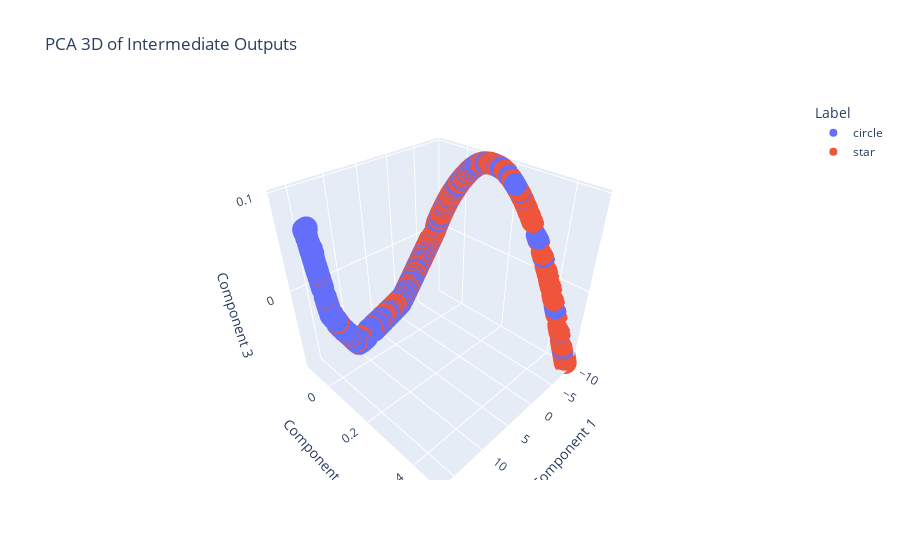

The notebook cell saved with this chart:
### Code cell
pca = PCA(n_components=3)
pca_3d = pca.fit_transform(intermediate)
pca_df = pd.DataFrame(pca_3d, columns=["Component 1", "Component 2", "Component 3"])
pca_df["Label"] = labels

fig_pca = px.scatter_3d(
    pca_df,
    x="Component 1",
    y="Component 2",
    z="Component 3",
    color="Label",
    title="PCA 3D of Intermediate Outputs",
)
fig_pca.show()

### Figure 1 — Plotly figure (JSON) as saved in the notebook; plotly's stock layout.template omitted (floating-point values rounded to 4 significant figures; data arrays with more than 128 entries replaced by an {"elided": "..."} marker saying what was removed)
{"data": [{"hovertemplate": "Label=circle<br>Component 1=%{x}<br>Component 2=%{y}<br>Component 3=%{z}<extra></extra>", "legendgroup": "circle", "marker": {"color": "#636efa", "symbol": "circle"}, "mode": "markers", "name": "circle", "scene": "scene", "showlegend": true, "type": "scatter3d", "x": {"elided": "596 float values"}, "y": {"elided": "596 float values"}, "z": {"elided": "596 float values"}}, {"hovertemplate": "Label=star<br>Component 1=%{x}<br>Component 2=%{y}<br>Component 3=%{z}<extra></extra>", "legendgroup": "star", "marker": {"color": "#EF553B", "symbol": "circle"}, "mode": "markers", "name": "star", "scene": "scene", "showlegend": true, "type": "scatter3d", "x": {"elided": "588 float values"}, "y": {"elided": "588 float values"}, "z": {"elided": "588 float values"}}], "layout": {"legend": {"title": {"text": "Label"}, "tracegroupgap": 0}, "scene": {"domain": {"x": [0, 1], "y": [0, 1]}, "xaxis": {"title": {"text": "Component 1"}}, "yaxis": {"title": {"text": "Component 2"}}, "zaxis": {"title": {"text": "Component 3"}}}, "title": {"text": "PCA 3D of Intermediate Outputs"}}}
